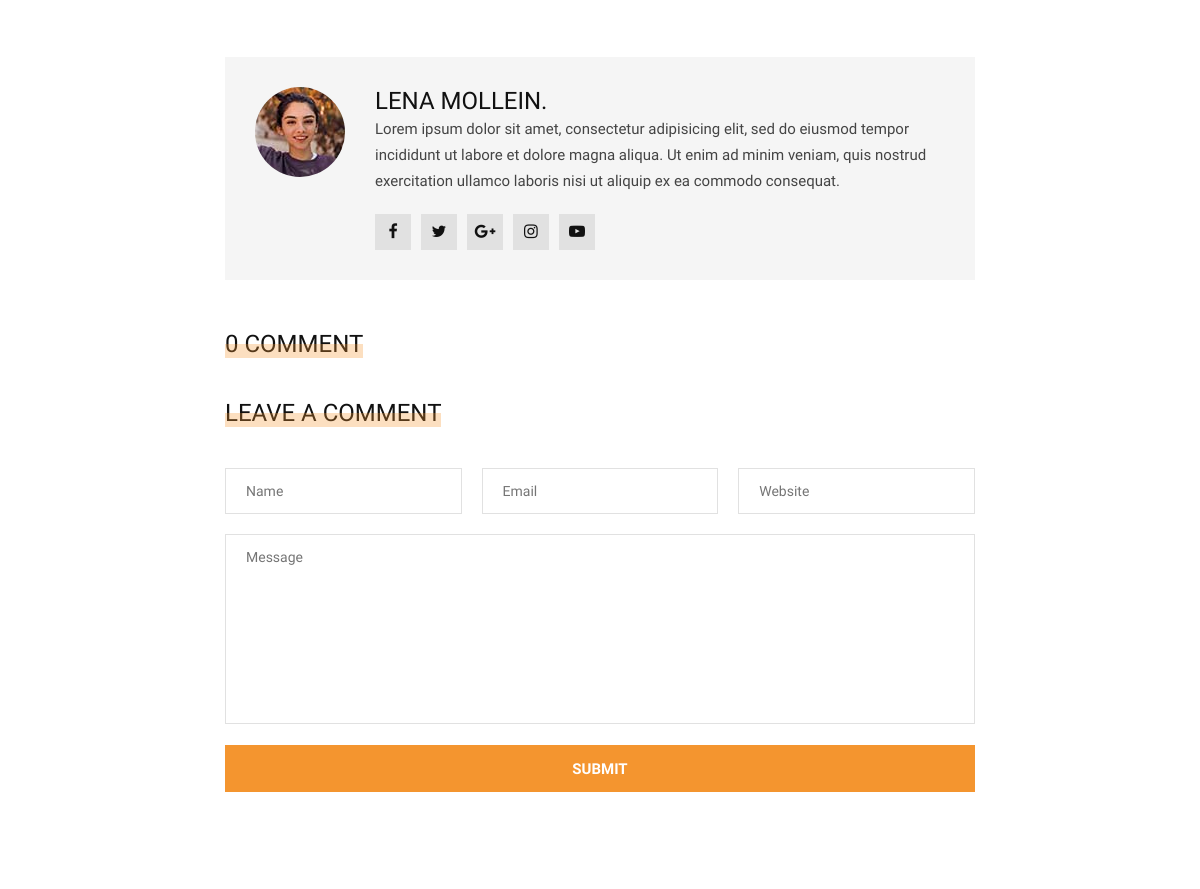
Page /drinks/peach-drink/ (middle part) on the earlier database version.
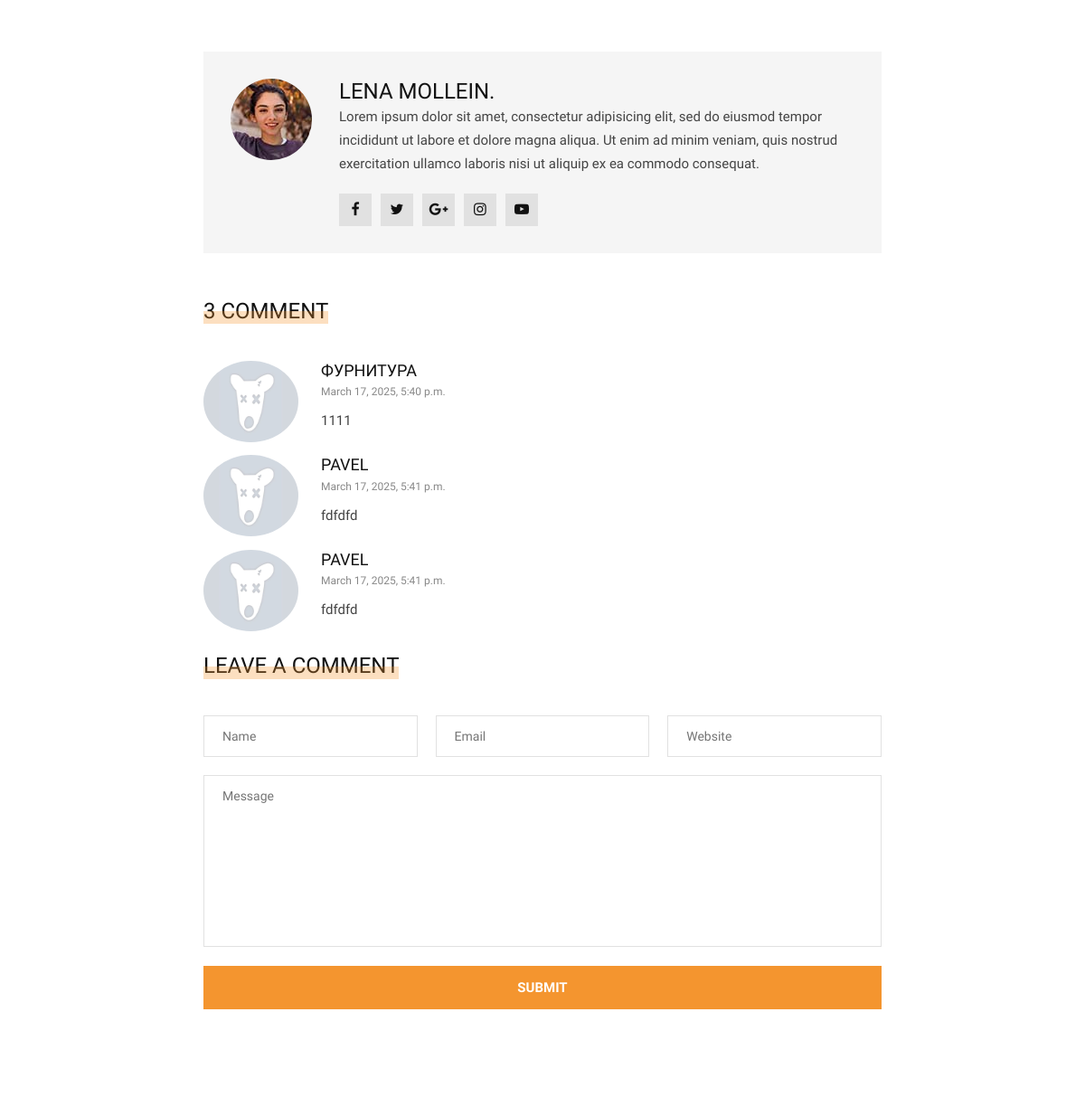
Same page on the later database version.
### main/models.py (models this page shows, shortened)
class Post(models.Model):
    title = models.CharField(max_length=200)
    text = models.TextField()
    image = models.ImageField(upload_to='posts/')
    category = models.ForeignKey(Categories, related_name='post', on_delete=models.SET_NULL, null=True)
    tag = models.ManyToManyField(Tag, related_name='post')
    author = models.ForeignKey(User, related_name='posts', on_delete=models.CASCADE)
    created_at = models.DateTimeField(auto_now_add=True)
    slug = models.SlugField(default='', max_length=200)
    class Meta:
        verbose_name = 'Пост'
        verbose_name_plural = 'Посты'
        db_table = 'Posts'
    def get_absolute_url(self):
        return reverse("main:post_single", kwargs={"slug": self.category.slug, "post_slug": self.slug})
    def get_recipes(self):
        return self.recipes.all()
    def get_comments(self):
        return self.comment.all()

class Comment(models.Model):
    name = models.CharField(max_length=50)
    email = models.CharField(max_length=100)
    website = models.CharField(max_length=150, blank=True, null=True)
    message = models.TextField(max_length=500)
    create_at = models.DateTimeField(default=datetime.datetime.now)
    post = models.ForeignKey(Post, related_name='comment', on_delete=models.CASCADE)
    class Meta:
        verbose_name = 'Комментарий'
        verbose_name_plural = 'Комментарии'
        db_table = 'Comment'
    def __str__(self):
        return self.name

### main/views.py (the view)
# urls.py: path('<slug:slug>/<slug:post_slug>/', views.PostDetailView.as_view(), name="post_single"),
class PostDetailView(DetailView):
    model = Post
    template_name = 'blog/post_detail.html'
    context_object_name = 'post'
    slug_url_kwarg = 'post_slug'
    def get_context_data(self, **kwargs):
        context = super().get_context_data(**kwargs)
        context['form'] = CommentForm()
        return context

### main/forms.py
class CommentForm(forms.ModelForm):
    class Meta:
        model = Comment
        fields = ['name', 'email', 'website', 'message']

### main/templatetags/menu_tags.py (called while the page is built)
@register.inclusion_tag('blog/include/tags/top_menu.html')
def get_categories():
    categories = Categories.objects.all()
    return {'categories': categories}

@register.inclusion_tag('blog/include/tags/posts_menu.html')
def get_last_posts():
    posts = Post.objects.order_by('-id')[:5]
    return {'last_posts': posts}

### templates/blog/post_detail.html (shortened to what this page needs)
{% extends 'base.html' %}
{% load static %}
{% block content %}
<section class="single-post spad">
    <div class="container">
        <div class="row d-flex justify-content-center">
            <div class="col-lg-8">
                <div class="single-post__author__profile">
                    <div class="single-post__author__profile__pic">
                        <img src="{% static 'img/categories/single-post/author-profile.jpg' %}" alt="">
                    </div>
                    <div class="single-post__author__profile__text">
                        <h4>Lena Mollein.</h4>
                        <p>Lorem ipsum dolor sit amet, consectetur adipisicing elit, sed do eiusmod tempor
                            incididunt ut labore et dolore magna aliqua. Ut enim ad minim veniam, quis nostrud
                            exercitation ullamco laboris nisi ut aliquip ex ea commodo consequat.</p>
                        <div class="single-post__author__profile__social">
                            <a href="#"><i class="fa fa-facebook"></i></a>
                            <a href="#"><i class="fa fa-twitter"></i></a>
                            <a href="#"><i class="fa fa-google-plus"></i></a>
                            <a href="#"><i class="fa fa-instagram"></i></a>
                            <a href="#"><i class="fa fa-youtube-play"></i></a>
                        </div>
                    </div>
                </div>
                <div class="single-post__comment">
                    <div class="widget__title">
                        <h4>{{ post.get_comments.count}} Comment</h4>
                    </div>
                    {% for comment in post.get_comments %}
                    <div class="single-post__comment__item">
                        <div class="single-post__comment__item__pic">
                            <img src="{% static 'img/not-found/sticker.jpg' %}" alt="">
                        </div>
                        <div class="single-post__comment__item__text">
                            <h5>{{ comment }}</h5>
                            <span>{{ comment.create_at }}</span>
                            <p>{{ comment.message }}</p>
                        </div>
                    </div>
                    {% endfor %}
                </div>
                <div class="single-post__leave__comment">
                    <div class="widget__title">
                        <h4>Leave a comment</h4>
                    </div>
                    <form action="{% url 'home:comment' pk=post.id %}" method="post">
                        <div class="input-list">
                            <input type="text" placeholder="Name" name="name">
                            <input type="text" placeholder="Email" name="email">
                            <input type="text" placeholder="Website" name="website">
                        </div>
                        <textarea placeholder="Message" name="message"></textarea>
                        <button type="submit" class="site-btn">Submit</button>
                    </form>
                </div>
            </div>
        </div>
    </div>
</section>
{% endblock %}

### templates/base.html (shortened to what this page needs)
{% load static %}
<!DOCTYPE html>
<html lang="zxx">
<head>
    <link rel="stylesheet" href="{% static 'css/bootstrap.min.css' %}" type="text/css">
    <link rel="stylesheet" href="{% static 'css/font-awesome.min.css' %}" type="text/css">
    <link rel="stylesheet" href="{% static 'css/elegant-icons.css' %}" type="text/css">
    <link rel="stylesheet" href="{% static 'css/owl.carousel.min.css' %}" type="text/css">
    <link rel="stylesheet" href="{% static 'css/slicknav.min.css' %}" type="text/css">
    <link rel="stylesheet" href="{% static 'css/style.css' %}" type="text/css">
</head>
<body>
{% block content %}
{% endblock %}
</body>
</html>

### templates/blog/include/hamb_menu.html (shortened to what this page needs)
{% load menu_tags %}

### templates/blog/include/tags/top_menu.html (shortened to what this page needs)
{% load mptt_tags %}

### templates/blog/include/top_nav.html (shortened to what this page needs)
{% load menu_tags %}

### templates/blog/include/tags/posts_menu.html (shortened to what this page needs)
{% load menu_tags %}

### static/css/style.css (style rules this page uses)
html, body { height: 100%; font-family: "Nunito Sans", sans-serif; -webkit-font-smoothing: antialiased; }
h1, h2, h3, h4, h5, h6 { margin: 0; color: #111111; font-weight: 400; font-family: "Unna", serif; }
h4 { font-size: 24px; }
h5 { font-size: 18px; }
p { font-size: 14px; font-family: "Nunito Sans", sans-serif; color: #444444; font-weight: 400; line-height: 26px; margin: 0 0 15px 0; }
img { max-width: 100%; }
.spad { padding-top: 100px; padding-bottom: 100px; }
.site-btn { font-size: 15px; color: #ffffff; font-weight: 800; text-transform: uppercase; display: inline-block; padding: 13px 26px 12px; background: #f4952f; border: none; }
.single-post { padding-top: 0; }
.single-post__author__profile { padding: 30px; background: #f5f5f5; margin-bottom: 50px; }
.single-post__author__profile__pic { float: left; margin-right: 30px; }
.single-post__author__profile__pic img { height: 90px; width: 90px; border-radius: 50%; }
.single-post__author__profile__text { overflow: hidden; }
.single-post__author__profile__text h4 { text-transform: uppercase; }
.single-post__author__profile__text p { font-size: 15px; }
.single-post__author__profile__text .single-post__author__profile__social a { display: inline-block; font-size: 16px; color: #111111; height: 36px; width: 36px; background: #e1e1e1; line-height: 36px; text-align: center; margin-right: 6px; margin-top: 5px; }
.single-post__author__profile__text .single-post__author__profile__social a:last-child { margin-right: 0; }
.single-post__comment { margin-bottom: 20px; }
.widget__title { margin-bottom: 40px; }
.widget__title h4 { display: inline-block; color: #111111; text-transform: uppercase; position: relative; z-index: 1; }
.widget__title h4:after { position: absolute; left: 0; bottom: 0; height: 50%; width: 100%; background: #f4952f; opacity: 0.3; content: ""; }
.single-post__comment__item { margin-bottom: 10px; }
.single-post__comment__item__pic { float: left; margin-right: 25px; }
.single-post__comment__item__pic img { height: 90px; width: 105px; border-radius: 50%; }
.single-post__comment__item__text { overflow: hidden; position: relative; }
.single-post__comment__item__text h5 { text-transform: uppercase; margin-bottom: 4px; }
.single-post__comment__item__text span { font-size: 12px; color: #888888; display: block; margin-bottom: 10px; }
.single-post__comment__item__text p { font-size: 15px; }
.single-post__leave__comment form .input-list { margin-right: -20px; }
.single-post__leave__comment form .input-list input { height: 46px; width: calc(33.33% - 20px); background: transparent; border: 1px solid #e1e1e1; font-size: 14px; color: #444444; padding-left: 20px; margin-bottom: 20px; margin-right: 16px; }
.single-post__leave__comment form .input-list input:last-child { color: #444444; }
.single-post__leave__comment form textarea { height: 190px; width: 100%; background: transparent; border: 1px solid #e1e1e1; font-size: 14px; color: #444444; padding-top: 12px; padding-left: 20px; margin-bottom: 14px; resize: none; }
.single-post__leave__comment form button { width: 100%; }
@media only screen and (min-width: 1200px) { .container { max-width: 1170px; } }

Differences in the rows shown:
computed for Post: get_comments.count "0" → "3"
added Comment: name "ФУРНИТУРА", create_at "March 17, 2025, 5:40 p.m.", message "1111"
added Comment: name "PAVEL", create_at "March 17, 2025, 5:41 p.m.", message "fdfdfd"
added Comment: name "PAVEL", create_at "March 17, 2025, 5:41 p.m.", message "fdfdfd"
